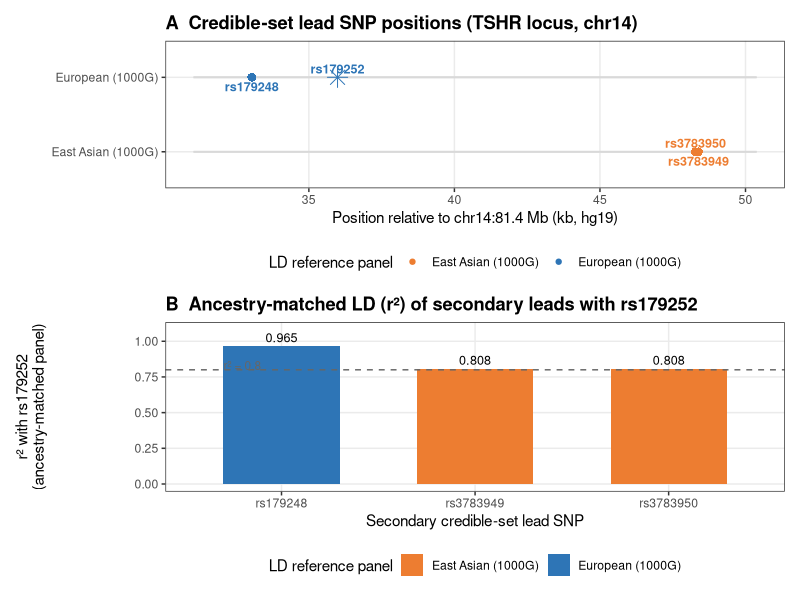
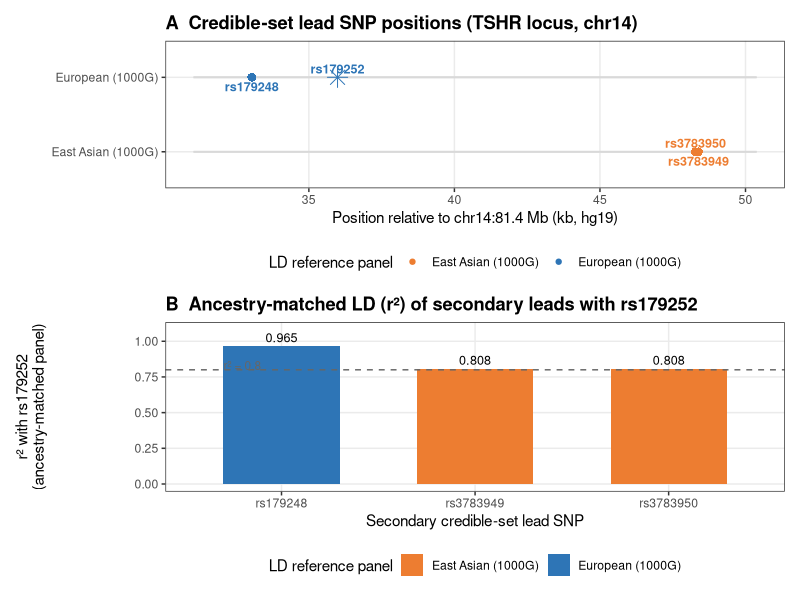

R code for these plots, in order:
#!/usr/bin/env Rscript
# =============================================================================
# TED-TRAP v5 — Supplementary Figure S1: TSHR fine-mapping & LD rationale
# =============================================================================
# Purpose: show WHY TSHR is retained as a single-IV / locus-level anchor rather
# than a multi-IV exposure. Data from Table S3 (SuSiE credible sets).
#
# Panel A: credible-set lead SNP genomic positions (rs179252 = primary anchor)
# Panel B: ancestry-matched LD r2 of each secondary lead with rs179252
#
# Requires: ggplot2, data.table, patchwork
# =============================================================================

suppressPackageStartupMessages({ library(data.table); library(ggplot2); library(patchwork) })

WORK   <- "c:/ProjectTEDGWAS/TrackA_MR/v5_upgrade"
OUTDIR <- file.path(WORK, "07_manuscript/figures")
dir.create(OUTDIR, recursive=TRUE, showWarnings=FALSE)

# ---- data (from Table S3, verified) ----
cs <- data.table(
  panel   = c("European (1000G)","European (1000G)","East Asian (1000G)","East Asian (1000G)"),
  cs_id   = c("CS_1","CS_2","CS_1","CS_2"),
  snp     = c("rs179252","rs179248","rs3783950","rs3783949"),
  pos     = c(81435985, 81433038, 81448282, 81448382),
  r2_eur  = c(1.000, 0.965, 0.229, 0.207),
  r2_eas  = c(1.000, 0.992, 0.808, 0.808),
  is_primary = c(TRUE, FALSE, FALSE, FALSE)
)
# ancestry-matched r2 = r2 from the panel that detected the credible set
cs[, r2_matched := ifelse(panel=="European (1000G)", r2_eur, r2_eas)]
cs[, pos_kb := (pos - 81400000)/1000]   # position relative to 81.4 Mb, in kb
cols <- c("European (1000G)"="#2E75B6", "East Asian (1000G)"="#ED7D31")

# Numerical y-axis mapping to handle discrete levels with custom manual label nudges
cs[, y_num := ifelse(panel == "East Asian (1000G)", 1, 2)]
# Nudge rs179252 (up), rs179248 (down), rs3783950 (up), rs3783949 (down)
cs[, nudge_y := c(0.12, -0.12, 0.12, -0.12)]

# ---- Panel A: genomic positions ----
pA <- ggplot(cs, aes(pos_kb, y_num, color=panel)) +
  geom_segment(aes(x=min(pos_kb)-2, xend=max(pos_kb)+2, y=y_num, yend=y_num),
               color="grey85", linewidth=0.6) +
  geom_point(aes(size=is_primary, shape=is_primary)) +
  geom_text(aes(label=snp, y=y_num + nudge_y), size=3.2, show.legend=FALSE, fontface="bold") +
  scale_color_manual(values=cols, name="LD reference panel") +
  scale_size_manual(values=c(`TRUE`=4.5, `FALSE`=2.6), guide="none") +
  scale_shape_manual(values=c(`TRUE`=8, `FALSE`=16), guide="none") +  # star for primary
  scale_y_continuous(breaks=c(1, 2), labels=c("East Asian (1000G)", "European (1000G)"), limits=c(0.6, 2.4)) +
  labs(title="A  Credible-set lead SNP positions (TSHR locus, chr14)",
       x="Position relative to chr14:81.4 Mb (kb, hg19)", y=NULL) +
  theme_bw(base_size=11) +
  theme(plot.title=element_text(face="bold"), legend.position="bottom",
        panel.grid.minor=element_blank())

# ---- Panel B: ancestry-matched LD with rs179252 ----
cs_sec <- cs[is_primary==FALSE]
cs_sec[, lab := sprintf("%s\n(%s)", snp, sub(" .*","",panel))]
pB <- ggplot(cs_sec, aes(reorder(snp, -r2_matched), r2_matched, fill=panel)) +
  geom_col(width=0.6) +
  geom_hline(yintercept=0.8, linetype="dashed", color="grey40") +
  annotate("text", x=0.7, y=0.83, label="r² = 0.8", size=3, color="grey40", hjust=0) +
  geom_text(aes(label=sprintf("%.3f", r2_matched)), vjust=-0.4, size=3.2) +
  scale_fill_manual(values=cols, name="LD reference panel") +
  scale_y_continuous(limits=c(0,1.08), breaks=seq(0,1,0.25)) +
  labs(title="B  Ancestry-matched LD (r²) of secondary leads with rs179252",
       x="Secondary credible-set lead SNP", y="r² with rs179252\n(ancestry-matched panel)") +
  theme_bw(base_size=11) +
  theme(plot.title=element_text(face="bold"), legend.position="bottom",
        panel.grid.minor=element_blank())

sf1 <- pA / pB + plot_layout(heights=c(1, 1.15))
ggsave(file.path(OUTDIR,"FigureS1_TSHR_finemapping_LD.png"), sf1, width=8, height=8, dpi=300)
ggsave(file.path(OUTDIR,"FigureS1_TSHR_finemapping_LD.pdf"), sf1, width=8, height=8)

cat("Figure S1 written.\n")
cat("Secondary leads ancestry-matched r2 with rs179252 (all >= 0.808):\n")
print(cs_sec[, .(snp, panel, r2_matched)])
